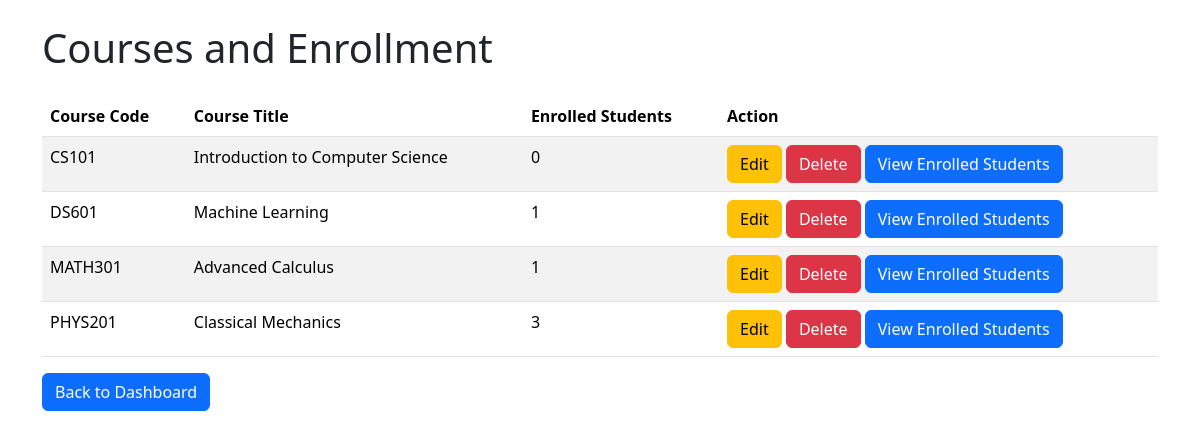
Page /admin_dashboard/course_management/view_courses.php (signed in) on the committed database.
### tables this page shows
CREATE TABLE `courses` (
  `course_code` varchar(10) NOT NULL,
  `title` varchar(100) NOT NULL,
  `credits` int(11) NOT NULL,
  `degree_level` enum('Undergraduate','Graduate') NOT NULL,
  `prerequisites` varchar(100) DEFAULT NULL
);

### admin_dashboard/course_management/view_courses.php (the view, shortened to what this page needs)
<?php
include('../../db.php');
$sql = "SELECT Courses.course_code, Courses.title, COUNT(Course_Enrollment.student_id) AS student_count
        FROM Courses
        LEFT JOIN Course_Enrollment ON Courses.course_code = Course_Enrollment.course_code
        GROUP BY Courses.course_code";
$result = $conn->query($sql);
?>
<!DOCTYPE html>
<html lang="en">
<head>
    <link href="https://cdn.jsdelivr.net/npm/bootstrap@5.3.2/dist/css/bootstrap.min.css" rel="stylesheet">
</head>
<body>
    <div class="container">
        <h1 class="my-4">Courses and Enrollment</h1>
        <?php if ($result->num_rows > 0) { ?>
            <table class="table table-striped">
                <thead>
                    <tr>
                        <th>Course Code</th>
                        <th>Course Title</th>
                        <th>Enrolled Students</th>
                        <th>Action</th>
                    </tr>
                </thead>
                <tbody>
                    <?php while ($course = $result->fetch_assoc()) { ?>
                        <tr>
                            <td><?php echo htmlspecialchars($course['course_code']); ?></td>
                            <td><?php echo htmlspecialchars($course['title']); ?></td>
                            <td><?php echo $course['student_count']; ?></td>
                            <td>
                                <a href="edit_course.php?course_code=<?php echo htmlspecialchars($course['course_code']); ?>" class="btn btn-warning">Edit</a>
                                <a href="delete_course.php?course_code=<?php echo htmlspecialchars($course['course_code']); ?>" class="btn btn-danger" onclick="return confirm('Are you sure you want to delete this course?');">Delete</a>
                                <a href="view_enrolled_students.php?course_code=<?php echo htmlspecialchars($course['course_code']); ?>" class="btn btn-primary">View Enrolled Students</a>
                            </td>
                        </tr>
                    <?php } ?>
                </tbody>
            </table>
        <?php } else { ?>
            <p>No courses found or no students enrolled.</p>
        <?php } ?>
        <a href="../admin_dashboard.php" class="btn btn-primary">Back to Dashboard</a>
    </div>
</body>
</html>

### rows in the picture
courses: course_code "CS101", title "Introduction to Computer Science", student_count "0"
courses: course_code "DS601", title "Machine Learning", student_count "1"
courses: course_code "MATH301", title "Advanced Calculus", student_count "1"
courses: course_code "PHYS201", title "Classical Mechanics", student_count "3"
